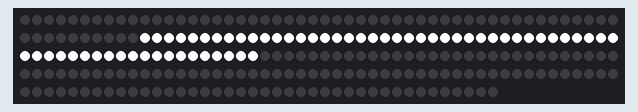
Recording of a sketch running on a simulated Arduino Uno, built with avr-gcc and run on an emulated ATmega328P. Shown: 240 RGB LEDs in strip order, left to right, continuing on the next row.

Above: at 0.1 s.

The sketch:

strip_led_test.ino
```cpp
#include <Wire.h>
#include <Adafruit_NeoPixel.h>
#include <TimerOne.h>

#define neopixel_pin 2

#define NUMPIXELS 240
#define num_strip_led 180
#define num_floating_led 20

#define I2C_COMM_ADDRESS 0x08

Adafruit_NeoPixel pixels(NUMPIXELS, neopixel_pin, NEO_GRB + NEO_KHZ800);

int neopixel_row = 0;

char strip_led_color = 1;

void setNeoPixel() {

  pixels.clear();

  switch (strip_led_color) {

    case 0:
      for (int i = 0; i < num_floating_led; i++) {
        pixels.setPixelColor((neopixel_row + i) % (num_strip_led), pixels.Color(0, 0, 0));
      }
      break;

    case 1:
      for (int i = 0; i < num_floating_led; i++) {
        pixels.setPixelColor((neopixel_row + i) % (num_strip_led), pixels.Color(0, 0, 255));
      }
      break;

    case 2:
      for (int i = 0; i < num_floating_led; i++) {
        pixels.setPixelColor((neopixel_row + i) % (num_strip_led), pixels.Color(0, 255, 0));
      }
      break;

    case 3:
      for (int i = 0; i < num_floating_led; i++) {
        pixels.setPixelColor((neopixel_row + i) % (num_strip_led), pixels.Color(0, 255, 255));
      }
      break;

    case 4:
      for (int i = 0; i < num_floating_led; i++) {
        pixels.setPixelColor((neopixel_row + i) % (num_strip_led), pixels.Color(255, 0, 0));
      }
      break;

    case 5:
      for (int i = 0; i < num_floating_led; i++) {
        pixels.setPixelColor((neopixel_row + i) % (num_strip_led), pixels.Color(255, 0, 255));
      }
      break;

    case 6:
      for (int i = 0; i < num_floating_led; i++) {
        pixels.setPixelColor((neopixel_row + i) % (num_strip_led), pixels.Color(255, 255, 0));
      }
      break;

    case 7:
      for (int i = 0; i < num_floating_led; i++) {
        pixels.setPixelColor((neopixel_row + i) % (num_strip_led), pixels.Color(255, 255, 255));
      }
      break;
  }

  pixels.fill(pixels.Color(255, 255, 255), 180, 60);

  pixels.show();

  neopixel_row++;
  neopixel_row %= num_strip_led;
}

void receiveEvent() {
  while (Wire.available()) {
    char val = Wire.read();
    if (val >= '0' and val <= '7')
      strip_led_color = val - '0';
  }
}

void setup() {

  Serial.begin(115200);

  /*Wire.begin(I2C_COMM_ADDRESS);
  Wire.onReceive(receiveEvent);*/

  pixels.begin();
  pixels.clear();
  pixels.fill(pixels.Color(255, 255, 255), 60, 60);
  pixels.show();

  /*Timer1.initialize(10000);
  Timer1.attachInterrupt(setNeoPixel);*/
}

void loop() {
  if (Serial.available() > 0) {
    char val = Serial.read();
    if (val >= '0' and val <= '7')
      strip_led_color = val - '0';
  }
  /*if (iletisim.available() > 0) {
    char val = iletisim.read();
    if (val >= '0' and val <= '7')
      strip_led_color = val - '0';
    }*/
}
```
